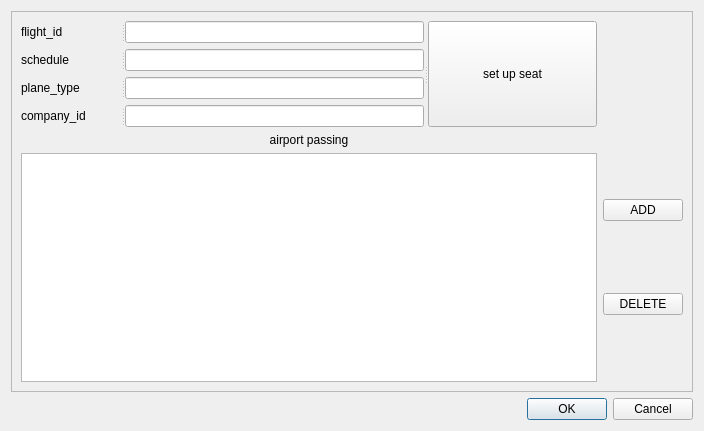
<?xml version="1.0" encoding="UTF-8"?>
<ui version="4.0">
 <class>modflight</class>
 <widget class="QWidget" name="modflight">
  <property name="geometry">
   <rect>
    <x>0</x>
    <y>0</y>
    <width>704</width>
    <height>431</height>
   </rect>
  </property>
  <property name="windowTitle">
   <string>Form</string>
  </property>
  <layout class="QGridLayout" name="gridLayout_2">
   <item row="0" column="0">
    <widget class="QFrame" name="frame">
     <property name="frameShape">
      <enum>QFrame::StyledPanel</enum>
     </property>
     <property name="frameShadow">
      <enum>QFrame::Raised</enum>
     </property>
     <layout class="QGridLayout" name="gridLayout">
      <item row="1" column="0">
       <layout class="QVBoxLayout" name="verticalLayout_4">
        <item>
         <widget class="QLabel" name="label">
          <property name="text">
           <string>airport passing</string>
          </property>
          <property name="alignment">
           <set>Qt::AlignCenter</set>
          </property>
         </widget>
        </item>
        <item>
         <widget class="QTableView" name="tableView_airport"/>
        </item>
       </layout>
      </item>
      <item row="1" column="1">
       <layout class="QVBoxLayout" name="verticalLayout_2">
        <item>
         <widget class="QPushButton" name="ADD">
          <property name="text">
           <string>ADD</string>
          </property>
         </widget>
        </item>
        <item>
         <widget class="QPushButton" name="pushButton_2">
          <property name="text">
           <string>DELETE</string>
          </property>
         </widget>
        </item>
       </layout>
      </item>
      <item row="0" column="0">
       <widget class="QSplitter" name="splitter_5">
        <property name="orientation">
         <enum>Qt::Horizontal</enum>
        </property>
        <widget class="QWidget" name="layoutWidget">
         <layout class="QVBoxLayout" name="verticalLayout_3">
          <item>
           <widget class="QSplitter" name="splitter">
            <property name="orientation">
             <enum>Qt::Horizontal</enum>
            </property>
            <widget class="QLabel" name="label_6">
             <property name="sizePolicy">
              <sizepolicy hsizetype="Preferred" vsizetype="Fixed">
               <horstretch>0</horstretch>
               <verstretch>0</verstretch>
              </sizepolicy>
             </property>
             <property name="minimumSize">
              <size>
               <width>70</width>
               <height>0</height>
              </size>
             </property>
             <property name="maximumSize">
              <size>
               <width>100</width>
               <height>16777215</height>
              </size>
             </property>
             <property name="text">
              <string>flight_id</string>
             </property>
            </widget>
            <widget class="QLineEdit" name="flight_id">
             <property name="minimumSize">
              <size>
               <width>116</width>
               <height>0</height>
              </size>
             </property>
             <property name="maximumSize">
              <size>
               <width>16777215</width>
               <height>16777215</height>
              </size>
             </property>
             <property name="text">
              <string/>
             </property>
            </widget>
           </widget>
          </item>
          <item>
           <widget class="QSplitter" name="splitter_2">
            <property name="orientation">
             <enum>Qt::Horizontal</enum>
            </property>
            <widget class="QLabel" name="label_7">
             <property name="sizePolicy">
              <sizepolicy hsizetype="Preferred" vsizetype="Fixed">
               <horstretch>0</horstretch>
               <verstretch>0</verstretch>
              </sizepolicy>
             </property>
             <property name="minimumSize">
              <size>
               <width>70</width>
               <height>0</height>
              </size>
             </property>
             <property name="maximumSize">
              <size>
               <width>100</width>
               <height>16777215</height>
              </size>
             </property>
             <property name="text">
              <string>schedule</string>
             </property>
            </widget>
            <widget class="QLineEdit" name="schedule">
             <property name="minimumSize">
              <size>
               <width>116</width>
               <height>0</height>
              </size>
             </property>
             <property name="maximumSize">
              <size>
               <width>16777215</width>
               <height>16777215</height>
              </size>
             </property>
            </widget>
           </widget>
          </item>
          <item>
           <widget class="QSplitter" name="splitter_3">
            <property name="orientation">
             <enum>Qt::Horizontal</enum>
            </property>
            <widget class="QLabel" name="label_8">
             <property name="sizePolicy">
              <sizepolicy hsizetype="Preferred" vsizetype="Fixed">
               <horstretch>0</horstretch>
               <verstretch>0</verstretch>
              </sizepolicy>
             </property>
             <property name="minimumSize">
              <size>
               <width>70</width>
               <height>0</height>
              </size>
             </property>
             <property name="maximumSize">
              <size>
               <width>100</width>
               <height>16777215</height>
              </size>
             </property>
             <property name="text">
              <string>plane_type</string>
             </property>
            </widget>
            <widget class="QLineEdit" name="planetype">
             <property name="minimumSize">
              <size>
               <width>116</width>
               <height>0</height>
              </size>
             </property>
             <property name="maximumSize">
              <size>
               <width>16777215</width>
               <height>16777215</height>
              </size>
             </property>
             <property name="text">
              <string/>
             </property>
            </widget>
           </widget>
          </item>
          <item>
           <widget class="QSplitter" name="splitter_4">
            <property name="orientation">
             <enum>Qt::Horizontal</enum>
            </property>
            <widget class="QLabel" name="label_9">
             <property name="sizePolicy">
              <sizepolicy hsizetype="Preferred" vsizetype="Fixed">
               <horstretch>0</horstretch>
               <verstretch>0</verstretch>
              </sizepolicy>
             </property>
             <property name="minimumSize">
              <size>
               <width>70</width>
               <height>0</height>
              </size>
             </property>
             <property name="maximumSize">
              <size>
               <width>100</width>
               <height>16777215</height>
              </size>
             </property>
             <property name="text">
              <string>company_id</string>
             </property>
            </widget>
            <widget class="QLineEdit" name="company_id">
             <property name="minimumSize">
              <size>
               <width>116</width>
               <height>0</height>
              </size>
             </property>
             <property name="maximumSize">
              <size>
               <width>16777215</width>
               <height>16777215</height>
              </size>
             </property>
             <property name="text">
              <string/>
             </property>
            </widget>
           </widget>
          </item>
         </layout>
        </widget>
        <widget class="QPushButton" name="seat">
         <property name="text">
          <string>set up seat</string>
         </property>
        </widget>
       </widget>
      </item>
     </layout>
    </widget>
   </item>
   <item row="1" column="0">
    <widget class="QDialogButtonBox" name="buttonBox">
     <property name="standardButtons">
      <set>QDialogButtonBox::Cancel|QDialogButtonBox::Ok</set>
     </property>
    </widget>
   </item>
  </layout>
 </widget>
 <resources/>
 <connections/>
</ui>
